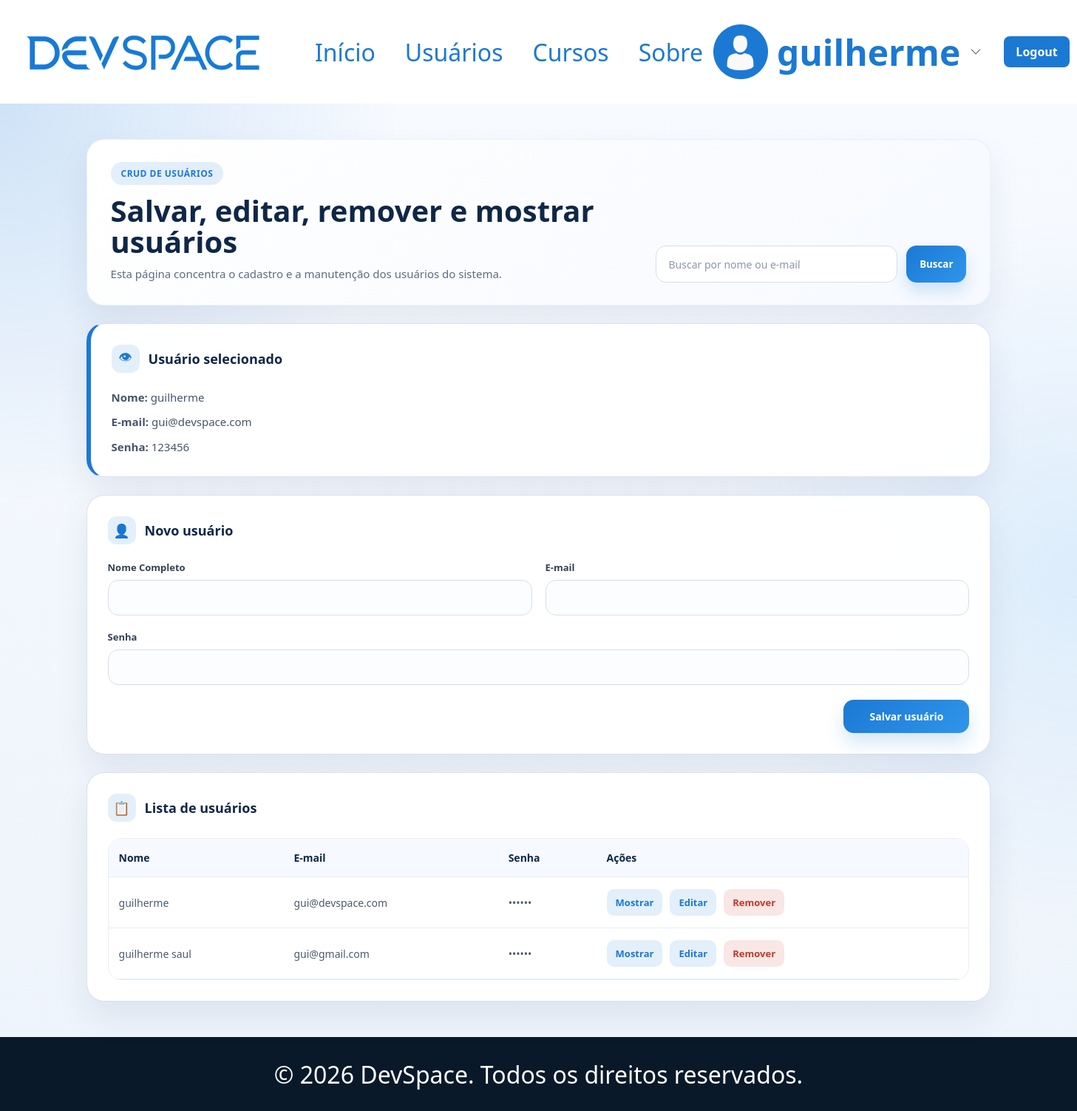
The app's page /user/gui@devspace.com (signed in), older data.
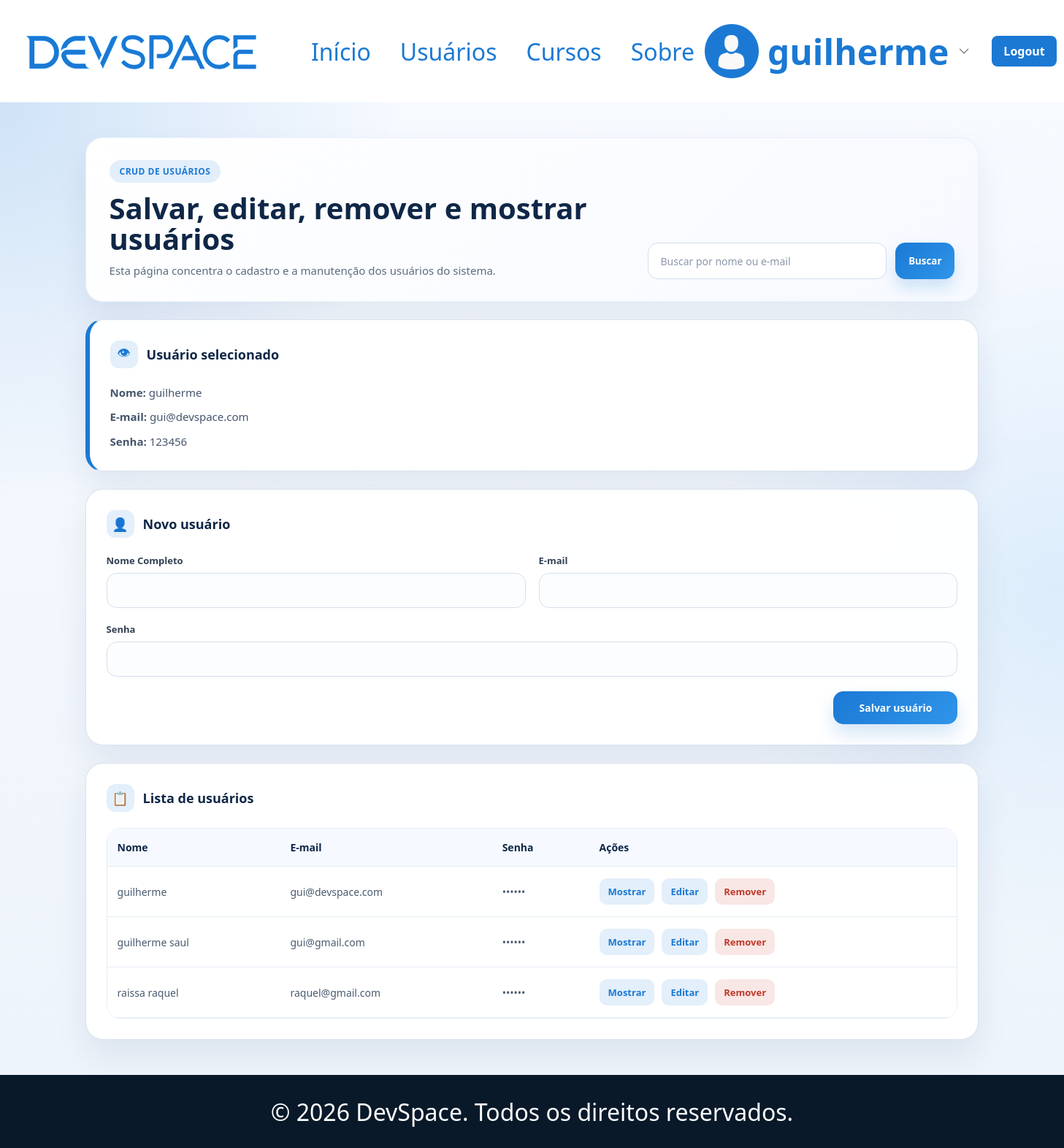
The same page, newer data.
### tables this page shows
CREATE TABLE usuarios (
                id INTEGER PRIMARY KEY AUTOINCREMENT,
                nome TEXT NOT NULL,
                email TEXT NOT NULL UNIQUE,
                senha TEXT NOT NULL
            );

### app.py (the view)
@app.route('/user/<email_usuario>')
@login_requerido
def mostrar_usuario(email_usuario):
    usuario = usuario_da_query()
    registro = buscar_usuario_por_email(email_usuario.strip().lower())
    if not registro:
        flash('Usuário não encontrado.')
        return redirect(url_for('user_page'))
    return render_template(
        'user.html',
        usuario=usuario,
        buscar='',
        ordem='nome',
        usuarios_filtrados=listar_usuarios(),
        usuario_selecionado=registro,
        email_selecionado=registro['email'],
        usuario_edicao=None,
        erro_usuario=''
    )

### app.py (called while the page is built)
def login_requerido(f):
    @wraps(f)
    def verificar(*args, **kwargs):
        if not session.get('usuario'):
            flash('você precisa estar logado para acessar essa página.')
            return redirect(url_for('login'))
        return f(*args, **kwargs)
    return verificar

def usuario_da_query():
    usuario = session.get('usuario')
    if usuario:
        return usuario
    return {'nome': 'Visitante', 'email': ''}

### db.py (called while the page is built)
def conectar_banco():
    conexao = sqlite3.connect(CAMINHO_BANCO)
    conexao.row_factory = sqlite3.Row
    return conexao

def registro_para_usuario(registro):
    if registro is None:
        return None
    return {
        'nome': registro['nome'],
        'email': registro['email'],
        'senha': registro['senha']
    }

def buscar_usuario_por_email(email):
    with conectar_banco() as conexao:
        registro = conexao.execute(
            'SELECT nome, email, senha FROM usuarios WHERE lower(email) = lower(?)',
            (email,)
        ).fetchone()
    return registro_para_usuario(registro)

def listar_usuarios(filtro=''):
    termo = filtro.strip().lower()
    with conectar_banco() as conexao:
        if termo:
            registros = conexao.execute(
                '''
                SELECT nome, email, senha
                FROM usuarios
                WHERE lower(nome) LIKE ? OR lower(email) LIKE ?
                ORDER BY lower(nome)
                ''',
                (f'%{termo}%', f'%{termo}%')
            ).fetchall()
        else:
            registros = conexao.execute(
                'SELECT nome, email, senha FROM usuarios ORDER BY lower(nome)'
            ).fetchall()
    return [registro_para_usuario(registro) for registro in registros]

### templates/user.html (shortened to what this page needs)
{% extends "base.html" %}  {% block css %}
<link rel="stylesheet" href="{{url_for('static', filename='css/user.css')}}" />
{% endblock %} {% block content %}
<main class="user-main">
  <div class="user-container">
    <section class="user-hero">
      <div class="user-hero-copy">
        <span class="user-label">CRUD de Usuários</span>
        <h1>Salvar, editar, remover e mostrar usuários</h1>
        <p>
          Esta página concentra o cadastro e a manutenção dos usuários do
          sistema.
        </p>
      </div>
      <form
        class="user-search"
        method="get"
        action="{{ url_for('user_page') }}"
      >
        <input
          type="search"
          name="buscar"
          value="{{ buscar }}"
          placeholder="Buscar por nome ou e-mail"
        />
        <button type="submit">Buscar</button>
      </form>
    </section>
     {% if usuario_selecionado %}
    <section class="user-card user-destaque">
      <div class="card-secao-titulo">
        <span class="secao-icone">👁</span>
        <h3>Usuário selecionado</h3>
      </div>
      <div class="user-detalhe">
        <p><strong>Nome:</strong> {{ usuario_selecionado.nome }}</p>
        <p><strong>E-mail:</strong> {{ usuario_selecionado.email }}</p>
        <p><strong>Senha:</strong> {{ usuario_selecionado.senha }}</p>
      </div>
    </section>
    {% endif %}
    <div class="user-grid">
      <section class="user-card">
        <div class="card-secao-titulo">
          <span class="secao-icone">👤</span>
          <h3>
            {% if usuario_edicao %}Editar usuário{% else %}Novo usuário{% endif
            %}
          </h3>
        </div>
        <form
          class="user-form"
          method="post"
          action="{% if usuario_edicao %}{{ url_for('editar_usuario', email_usuario=usuario_edicao.email) }}{% else %}{{ url_for('salvar_usuario') }}{% endif %}"
        >
          <div class="form-grd">
            <div class="form-grp">
              <label for="nome">Nome Completo</label>
              <input
                type="text"
                id="nome"
                name="nome"
                value="{{ usuario_edicao.nome if usuario_edicao else '' }}"
              />
            </div>
            <div class="form-grp">
              <label for="email">E-mail</label>
              <input
                type="email"
                id="email"
                name="email"
                value="{{ usuario_edicao.email if usuario_edicao else '' }}"
              />
            </div>
          </div>
          <div class="form-grd form-grd-senha">
            <div class="form-grp">
              <label for="senha">Senha</label>
              <input
                type="password"
                id="senha"
                name="senha"
                value="{{ usuario_edicao.senha if usuario_edicao else '' }}"
              />
            </div>
          </div>
          <div class="salvar-btn-wrapper">
            <button class="btn-salvar" type="submit">
              {% if usuario_edicao %}Salvar alterações{% else %}Salvar usuário{%
              endif %}
            </button>
          </div>
        </form>
      </section>
      <section class="user-card">
        <div class="card-secao-titulo">
          <span class="secao-icone">📋</span>
          <h3>Lista de usuários</h3>
        </div>
        <div class="tabela-wrapper">
          <table class="tabela-usuarios">
            <thead>
              <tr>
                <th>Nome</th>
                <th>E-mail</th>
                <th>Senha</th>
                <th>Ações</th>
              </tr>
            </thead>
            <tbody>
              {% for item in usuarios_filtrados %}
              <tr>
                <td>{{ item.nome }}</td>
                <td>{{ item.email }}</td>
                <td>••••••</td>
                <td class="acoes">
                  <a
                    class="acao-link"
                    href="{{ url_for('mostrar_usuario', email_usuario=item.email) }}"
                    >Mostrar</a
                  >
                  <a
                    class="acao-link"
                    href="{{ url_for('editar_usuario', email_usuario=item.email) }}"
                    >Editar</a
                  >
                  <form
                    method="post"
                    action="{{ url_for('remover_usuario', email_usuario=item.email) }}"
                  >
                    <button class="acao-excluir" type="submit">Remover</button>
                  </form>
                </td>
              </tr>
              {% else %}
              <tr>
                <td colspan="4" class="linha-vazia">
                  Nenhum usuário encontrado.
                </td>
              </tr>
              {% endfor %}
            </tbody>
          </table>
        </div>
      </section>
    </div>
  </div>
</main>
{% endblock %}

### templates/base.html (shortened to what this page needs)
<!doctype html>
<html lang="pt-br">
  <head>
    <link
      rel="stylesheet"
      href="{{url_for('static', filename='css/styles.css')}}"
    />
    {% block css %} {% endblock %}
  </head>
  <body>
    <header>
      {% set usuario_logado = session.get('usuario') %}
      <div id="logo-navbar">
        <img
          src="{{url_for('static', filename='imgs/logo-azul.png')}}"
          alt="Logo marca azul"
        />
        <nav>
          <li>
            <a href="{{ url_for('home') }}">Início</a>
            <a href="{{ url_for('user_page') }}">Usuários</a>
            <a href="{{ url_for('home') }}#cursos">Cursos</a>
            <a href="{{ url_for('home') }}#sobre">Sobre</a>
          </li>
        </nav>
      </div>
      <div id="user">
        <a class="user-link" href="{{ url_for('user_page') }}">
          <img
            src="{{url_for('static', filename='imgs/user.png')}}"
            alt="Imagem do user"
          />
          <h2>{{ usuario_logado.nome if usuario_logado else 'User' }}</h2>
          <img
            src="{{url_for('static', filename='imgs/seta-baixo.png')}}"
            alt="Seta para baixo"
            class="user-arrow"
          />
        </a>
        {% if usuario_logado %}
        <a class="btn-logout" href="{{ url_for('logout') }}">Logout</a>
        {% endif %}
      </div>
    </header>
    {% block content %} {% endblock %}
    <footer>
      <p>&copy; 2026 DevSpace. Todos os direitos reservados.</p>
    </footer>
  </body>
</html>

### static/css/styles.css (style rules this page uses)
* { margin: 0; padding: 0; box-sizing: border-box; font-family: "Segoe UI", Tahoma, Geneva, Verdana, sans-serif; }
main { display: flex; height: 100vh; }
section { width: 50%; }
footer { display: flex; justify-content: center; align-items: center; width: 100%; height: 100px; background-color: #0a1929; color: white; font-size: 32px; }

Row changes from the older to the newer data that the page shows:
added usuarios: nome "raissa raquel", email "raquel@gmail.com"
